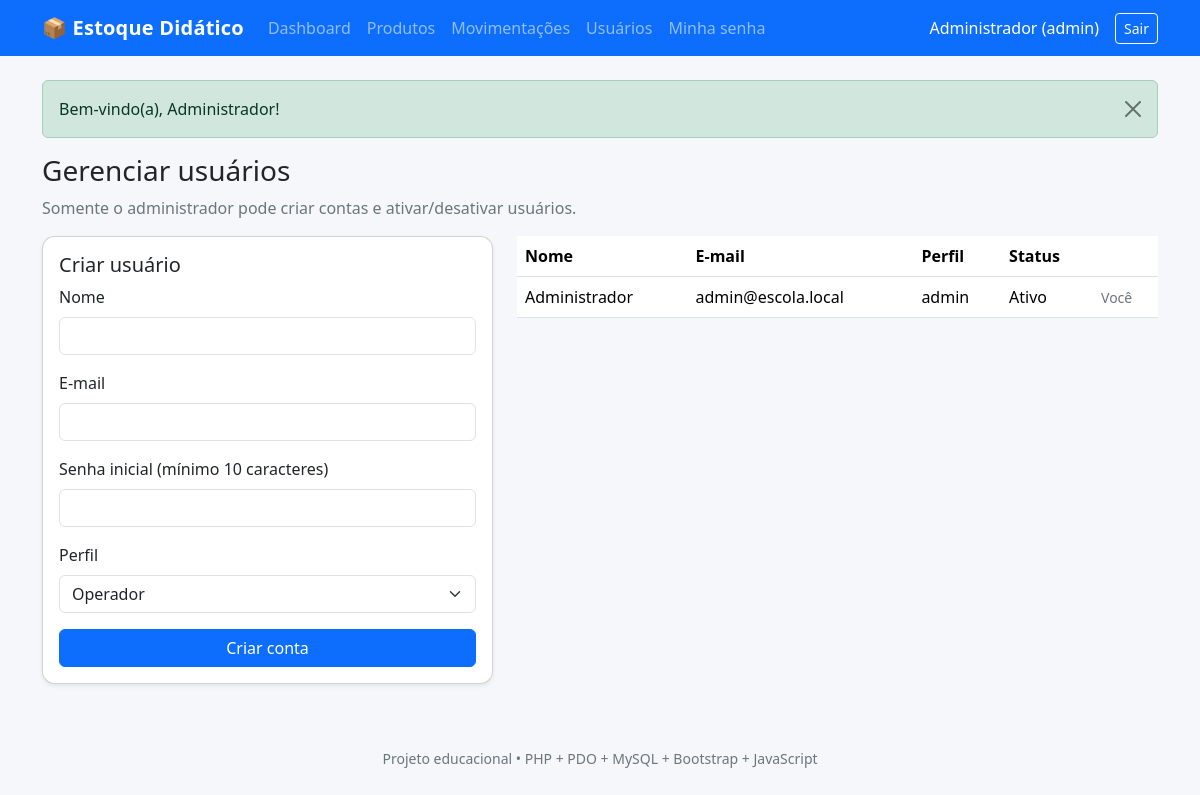
/usuarios.php (signed in), run on the app's committed database.
### tables this page shows
CREATE TABLE IF NOT EXISTS usuarios (
 id INT UNSIGNED AUTO_INCREMENT PRIMARY KEY,
 nome VARCHAR(100) NOT NULL,
 email VARCHAR(150) NOT NULL UNIQUE,
 senha_hash VARCHAR(255) NOT NULL,
 perfil ENUM('admin','operador') NOT NULL DEFAULT 'operador',
 ativo TINYINT(1) NOT NULL DEFAULT 1,
 criado_em TIMESTAMP DEFAULT CURRENT_TIMESTAMP
);

### usuarios.php (the view)
<?php
require_once 'includes/funcoes.php';exigirAdmin();require 'config/conexao.php';
$usuarios=$pdo->query('SELECT id,nome,email,perfil,ativo,criado_em FROM usuarios ORDER BY id')->fetchAll();
$titulo='Usuários';require 'includes/cabecalho.php';
?>
<h1 class="h3">Gerenciar usuários</h1><p class="text-secondary">Somente o administrador pode criar contas e ativar/desativar usuários.</p>
<div class="row g-4"><div class="col-lg-5"><form class="card card-body shadow-sm needs-validation" novalidate method="post" action="usuario_salvar.php">
<h2 class="h5">Criar usuário</h2><?= campoCsrf() ?>
<div class="mb-3"><label for="nome" class="form-label">Nome</label><input id="nome" name="nome" class="form-control" required maxlength="100"><div class="invalid-feedback">Informe o nome.</div></div>
<div class="mb-3"><label for="email" class="form-label">E-mail</label><input id="email" name="email" type="email" class="form-control" required maxlength="150"><div class="invalid-feedback">E-mail válido obrigatório.</div></div>
<div class="mb-3"><label for="senha" class="form-label">Senha inicial (mínimo 10 caracteres)</label><input id="senha" name="senha" type="password" class="form-control" required minlength="10" autocomplete="new-password"><div class="invalid-feedback">Use no mínimo 10 caracteres.</div></div>
<div class="mb-3"><label for="perfil" class="form-label">Perfil</label><select id="perfil" name="perfil" class="form-select"><option value="operador">Operador</option><option value="admin">Administrador</option></select></div><button class="btn btn-primary">Criar conta</button></form></div>
<div class="col-lg-7"><div class="table-responsive"><table class="table align-middle"><thead><tr><th>Nome</th><th>E-mail</th><th>Perfil</th><th>Status</th><th></th></tr></thead><tbody>
<?php foreach($usuarios as $u): ?><tr><td><?= e($u['nome']) ?></td><td><?= e($u['email']) ?></td><td><?= e($u['perfil']) ?></td><td><?= (int)$u['ativo']?'Ativo':'Inativo' ?></td><td>
<?php if((int)$u['id']!==usuario()['id']): ?><form method="post" action="usuario_status.php" data-confirm="Alterar o status deste usuário?"><?= campoCsrf() ?><input type="hidden" name="id" value="<?= (int)$u['id'] ?>"><button class="btn btn-sm btn-outline-secondary"><?= (int)$u['ativo']?'Desativar':'Ativar' ?></button></form><?php else: ?><small class="text-secondary">Você</small><?php endif; ?></td></tr><?php endforeach; ?></tbody></table></div></div></div>
<?php require 'includes/rodape.php'; ?>

### includes/cabecalho.php (shortened to what this page needs)
<!doctype html><html lang="pt-BR"><head><meta charset="UTF-8"><meta name="viewport" content="width=device-width,initial-scale=1">
<link href="https://cdn.jsdelivr.net/npm/bootstrap@5.3.3/dist/css/bootstrap.min.css" rel="stylesheet">
<link rel="stylesheet" href="assets/css/estilo.css"></head><body>
<nav class="navbar navbar-expand-lg navbar-dark bg-primary mb-4"><div class="container">
<a class="navbar-brand fw-bold" href="index.php">📦 Estoque Didático</a>
<div class="collapse navbar-collapse" id="menu"><div class="navbar-nav me-auto">
<a class="nav-link" href="index.php">Dashboard</a><a class="nav-link" href="produtos.php">Produtos</a>
<a class="nav-link" href="movimentacoes.php">Movimentações</a>
<?php if(administrador()): ?><a class="nav-link" href="usuarios.php">Usuários</a><?php endif; ?>
<a class="nav-link" href="senha.php">Minha senha</a>
</div><span class="navbar-text text-white me-3"><?= e(usuario()['nome']) ?> (<?= e(usuario()['perfil']) ?>)</span>
<form method="post" action="logout.php" class="m-0"><?= campoCsrf() ?><button class="btn btn-outline-light btn-sm">Sair</button></form>
</div></div></nav><main class="container pb-5"><?php mostrarAviso(); ?>

### assets/css/estilo.css (style rules this page uses)
body { background:#f5f7fa }
.card { border-radius:.8rem }
.table { background:white }
.navbar-brand { letter-spacing:.2px }

### data on the page
usuarios: nome "Administrador", perfil "admin", email "admin@escola.local", ativo "Ativo", shows "Você"

### other printed values
$a['mensagem'] "Bem-vindo(a), Administrador!"
